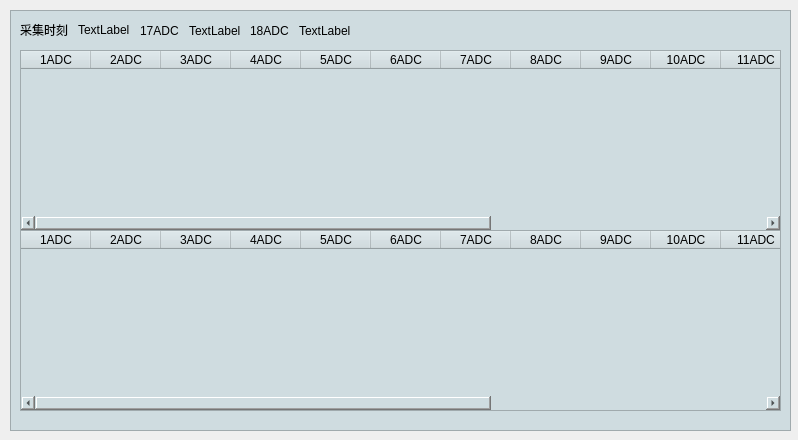
<?xml version="1.0" encoding="UTF-8"?>
<ui version="4.0">
 <class>CRecvDialog</class>
 <widget class="QDialog" name="CRecvDialog">
  <property name="geometry">
   <rect>
    <x>0</x>
    <y>0</y>
    <width>798</width>
    <height>440</height>
   </rect>
  </property>
  <property name="windowTitle">
   <string>Dialog</string>
  </property>
  <widget class="QFrame" name="frame">
   <property name="geometry">
    <rect>
     <x>10</x>
     <y>10</y>
     <width>781</width>
     <height>421</height>
    </rect>
   </property>
   <property name="styleSheet">
    <string notr="true">background-color: rgb(207, 220, 224);</string>
   </property>
   <property name="frameShape">
    <enum>QFrame::StyledPanel</enum>
   </property>
   <property name="frameShadow">
    <enum>QFrame::Raised</enum>
   </property>
   <widget class="QTableWidget" name="tableWidget_33H_1">
    <property name="geometry">
     <rect>
      <x>10</x>
      <y>40</y>
      <width>761</width>
      <height>181</height>
     </rect>
    </property>
    <attribute name="horizontalHeaderDefaultSectionSize">
     <number>70</number>
    </attribute>
    <attribute name="horizontalHeaderStretchLastSection">
     <bool>true</bool>
    </attribute>
    <column>
     <property name="text">
      <string>1ADC</string>
     </property>
    </column>
    <column>
     <property name="text">
      <string>2ADC</string>
     </property>
    </column>
    <column>
     <property name="text">
      <string>3ADC</string>
     </property>
    </column>
    <column>
     <property name="text">
      <string>4ADC</string>
     </property>
    </column>
    <column>
     <property name="text">
      <string>5ADC</string>
     </property>
    </column>
    <column>
     <property name="text">
      <string>6ADC</string>
     </property>
    </column>
    <column>
     <property name="text">
      <string>7ADC</string>
     </property>
    </column>
    <column>
     <property name="text">
      <string>8ADC</string>
     </property>
    </column>
    <column>
     <property name="text">
      <string>9ADC</string>
     </property>
    </column>
    <column>
     <property name="text">
      <string>10ADC</string>
     </property>
    </column>
    <column>
     <property name="text">
      <string>11ADC</string>
     </property>
    </column>
    <column>
     <property name="text">
      <string>12ADC</string>
     </property>
    </column>
    <column>
     <property name="text">
      <string>13ADC</string>
     </property>
    </column>
    <column>
     <property name="text">
      <string>14ADC</string>
     </property>
    </column>
    <column>
     <property name="text">
      <string>15ADC</string>
     </property>
    </column>
    <column>
     <property name="text">
      <string>16ADC</string>
     </property>
    </column>
   </widget>
   <widget class="QTableWidget" name="tableWidget_33H_2">
    <property name="geometry">
     <rect>
      <x>10</x>
      <y>220</y>
      <width>761</width>
      <height>181</height>
     </rect>
    </property>
    <attribute name="horizontalHeaderDefaultSectionSize">
     <number>70</number>
    </attribute>
    <attribute name="horizontalHeaderStretchLastSection">
     <bool>true</bool>
    </attribute>
    <column>
     <property name="text">
      <string>1ADC</string>
     </property>
    </column>
    <column>
     <property name="text">
      <string>2ADC</string>
     </property>
    </column>
    <column>
     <property name="text">
      <string>3ADC</string>
     </property>
    </column>
    <column>
     <property name="text">
      <string>4ADC</string>
     </property>
    </column>
    <column>
     <property name="text">
      <string>5ADC</string>
     </property>
    </column>
    <column>
     <property name="text">
      <string>6ADC</string>
     </property>
    </column>
    <column>
     <property name="text">
      <string>7ADC</string>
     </property>
    </column>
    <column>
     <property name="text">
      <string>8ADC</string>
     </property>
    </column>
    <column>
     <property name="text">
      <string>9ADC</string>
     </property>
    </column>
    <column>
     <property name="text">
      <string>10ADC</string>
     </property>
    </column>
    <column>
     <property name="text">
      <string>11ADC</string>
     </property>
    </column>
    <column>
     <property name="text">
      <string>12ADC</string>
     </property>
    </column>
    <column>
     <property name="text">
      <string>13ADC</string>
     </property>
    </column>
    <column>
     <property name="text">
      <string>14ADC</string>
     </property>
    </column>
    <column>
     <property name="text">
      <string>15ADC</string>
     </property>
    </column>
    <column>
     <property name="text">
      <string>16ADC</string>
     </property>
    </column>
   </widget>
   <widget class="QWidget" name="layoutWidget">
    <property name="geometry">
     <rect>
      <x>10</x>
      <y>10</y>
      <width>110</width>
      <height>20</height>
     </rect>
    </property>
    <layout class="QHBoxLayout" name="horizontalLayout">
     <item>
      <widget class="QLabel" name="label">
       <property name="text">
        <string>采集时刻</string>
       </property>
      </widget>
     </item>
     <item>
      <widget class="QLabel" name="label_AcqTime">
       <property name="text">
        <string>TextLabel</string>
       </property>
      </widget>
     </item>
    </layout>
   </widget>
   <widget class="QWidget" name="layoutWidget">
    <property name="geometry">
     <rect>
      <x>130</x>
      <y>10</y>
      <width>101</width>
      <height>21</height>
     </rect>
    </property>
    <layout class="QHBoxLayout" name="horizontalLayout_2">
     <item>
      <widget class="QLabel" name="label_3">
       <property name="text">
        <string>17ADC</string>
       </property>
      </widget>
     </item>
     <item>
      <widget class="QLabel" name="label_17ADC">
       <property name="text">
        <string>TextLabel</string>
       </property>
      </widget>
     </item>
    </layout>
   </widget>
   <widget class="QWidget" name="layoutWidget">
    <property name="geometry">
     <rect>
      <x>240</x>
      <y>10</y>
      <width>101</width>
      <height>21</height>
     </rect>
    </property>
    <layout class="QHBoxLayout" name="horizontalLayout_3">
     <item>
      <widget class="QLabel" name="label_5">
       <property name="text">
        <string>18ADC</string>
       </property>
      </widget>
     </item>
     <item>
      <widget class="QLabel" name="label_18ADC">
       <property name="text">
        <string>TextLabel</string>
       </property>
      </widget>
     </item>
    </layout>
   </widget>
  </widget>
 </widget>
 <resources/>
 <connections/>
</ui>
